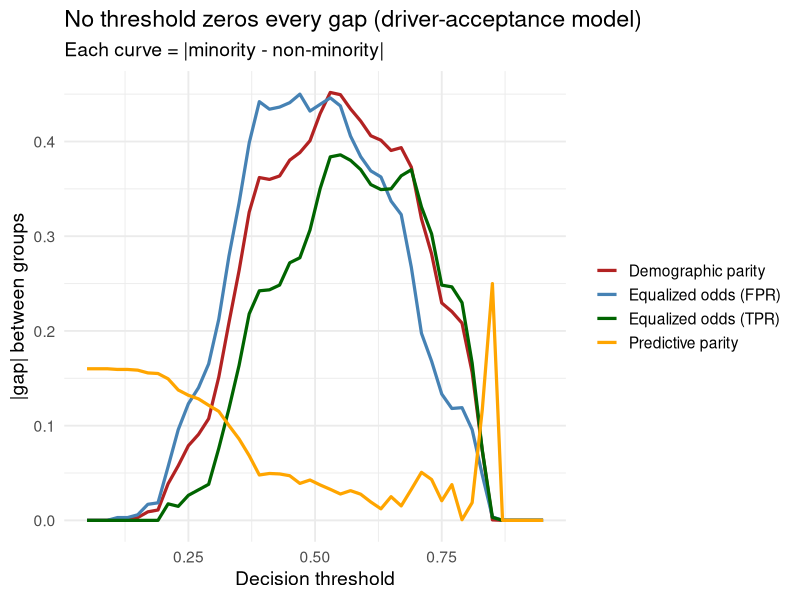
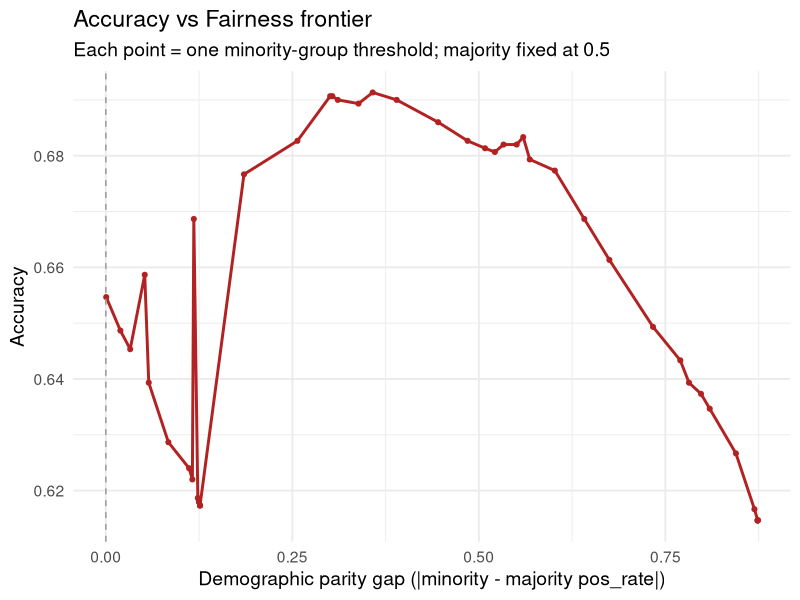

These figures' R source, in order:
## ---- chunk 1
knitr::opts_chunk$set(
  echo = TRUE, fig.align = "center",
  fig.width = 10, fig.height = 4.2, dpi = 150,
  message = FALSE, warning = FALSE
)
library(tidyverse)
theme_set(theme_minimal(base_size = 14))
## ---- chunk 2
set.seed(2024); n <- 5000
neighborhoods <- tibble(
  neighborhood   = c("Downtown","Midtown","Eastside","Southside"),
  base_accept    = c(0.85, 0.78, 0.55, 0.40),
  pct_minority   = c(0.20, 0.35, 0.70, 0.85)
)
requests <- tibble(
  request_id = 1:n,
  neighborhood = sample(neighborhoods$neighborhood, n, TRUE,
                        prob = c(0.35, 0.30, 0.20, 0.15))
) |>
  left_join(neighborhoods, by = "neighborhood") |>
  mutate(
    hour = sample(0:23, n, replace = TRUE),
    is_night = as.integer(hour >= 22 | hour <= 5),
    trip_distance_mi = pmax(rlnorm(n, 1.2, 0.6), 0.3),
    rider_rating = pmin(pmax(rnorm(n, 4.7, 0.4), 1), 5),
    logit_p = qlogis(base_accept) - 0.6 * is_night -
              0.15 * abs(trip_distance_mi - 4) +
              0.5 * (rider_rating - 4.7),
    accepted = rbinom(n, 1, plogis(logit_p)),
    is_minority = rbinom(n, 1, pct_minority)
  )

set.seed(123)
train_idx <- sample(1:n, 0.7 * n)
train <- requests[train_idx, ]
test  <- requests[-train_idx, ]
fit <- glm(accepted ~ neighborhood + is_night + trip_distance_mi + rider_rating,
           data = train, family = binomial)
test$pred_prob <- predict(fit, test, type = "response")

group_metrics <- function(df, t) {
  df |>
    mutate(pred = as.integer(pred_prob >= t)) |>
    group_by(is_minority) |>
    summarise(
      pos_rate  = mean(pred),
      tpr       = sum(pred == 1 & accepted == 1) / sum(accepted == 1),
      fpr       = sum(pred == 1 & accepted == 0) / sum(accepted == 0),
      precision = sum(pred == 1 & accepted == 1) / max(sum(pred == 1), 1),
      .groups   = "drop"
    )
}
## ---- chunk 3
thresholds <- seq(0.05, 0.95, by = 0.02)
sweep <- map_dfr(thresholds, function(t) {
  g <- group_metrics(test, t)
  tibble(
    threshold = t,
    `Demographic parity` = abs(diff(g$pos_rate)),
    `Equalized odds (TPR)` = abs(diff(g$tpr)),
    `Equalized odds (FPR)` = abs(diff(g$fpr)),
    `Predictive parity`   = abs(diff(g$precision))
  )
})

sweep |>
  pivot_longer(-threshold, names_to = "criterion", values_to = "gap") |>
  ggplot(aes(threshold, gap, color = criterion)) +
  geom_line(linewidth = 1.1) +
  scale_color_manual(values = c(
    "Demographic parity"   = "firebrick",
    "Equalized odds (TPR)" = "darkgreen",
    "Equalized odds (FPR)" = "steelblue",
    "Predictive parity"    = "orange")) +
  labs(title = "No threshold zeros every gap (driver-acceptance model)",
       subtitle = "Each curve = |minority - non-minority|",
       x = "Decision threshold",
       y = "|gap| between groups",
       color = NULL)
## ---- chunk 4
target <- mean(test$pred_prob >= 0.5)
threshold_for_group <- function(g, target) {
  ts <- seq(0, 1, by = 0.001)
  ts[which.min(abs(sapply(ts, \(t) mean(g$pred_prob >= t)) - target))]
}
t_maj <- threshold_for_group(filter(test, is_minority == 0), target)
t_min <- threshold_for_group(filter(test, is_minority == 1), target)

test$pred_pp <- ifelse(test$is_minority == 1,
                       as.integer(test$pred_prob >= t_min),
                       as.integer(test$pred_prob >= t_maj))

before <- group_metrics(test, 0.5)
after  <- test |>
  group_by(is_minority) |>
  summarise(
    pos_rate  = mean(pred_pp),
    tpr       = sum(pred_pp == 1 & accepted == 1) / sum(accepted == 1),
    precision = sum(pred_pp == 1 & accepted == 1) / max(sum(pred_pp == 1), 1),
    .groups = "drop"
  )

tibble(
  Metric = c("Demographic parity gap", "TPR gap (eq. opp.)", "Precision gap"),
  Before = round(c(diff(before$pos_rate), diff(before$tpr), diff(before$precision)), 3),
  After  = round(c(diff(after$pos_rate),  diff(after$tpr),  diff(after$precision)), 3)
) |> knitr::kable()
## ---- chunk 5
t_min_grid <- seq(0.05, 0.95, by = 0.02)
frontier <- map_dfr(t_min_grid, function(tm) {
  pred <- ifelse(test$is_minority == 1,
                 as.integer(test$pred_prob >= tm),
                 as.integer(test$pred_prob >= 0.5))
  pos_rates <- tapply(pred, test$is_minority, mean)
  tibble(minority_threshold = tm,
         accuracy = mean(pred == test$accepted),
         dp_gap = abs(pos_rates[1] - pos_rates[2]))
})

ggplot(frontier, aes(dp_gap, accuracy)) +
  geom_line(linewidth = 1, color = "firebrick") +
  geom_point(size = 1.4, color = "firebrick") +
  geom_vline(xintercept = 0, linetype = "dashed", color = "grey60") +
  labs(title = "Accuracy vs Fairness frontier",
       subtitle = "Each point = one minority-group threshold; majority fixed at 0.5",
       x = "Demographic parity gap (|minority - majority pos_rate|)",
       y = "Accuracy")
